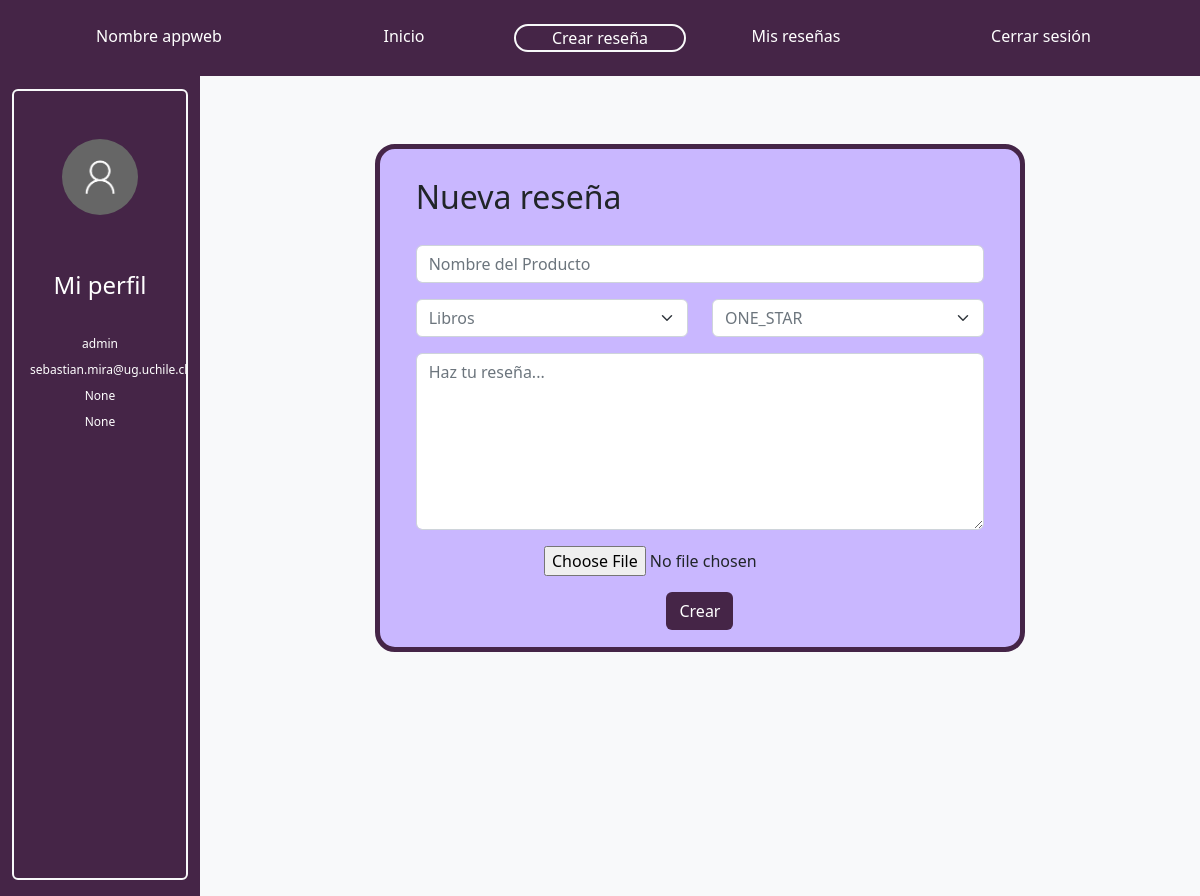
The app's page /createReview/ (signed in) with its own data.
### reviews/models.py (models this page shows, shortened)
class User(AbstractUser):
   birthdate = models.DateField(null=True, blank=True)
   country = models.CharField(max_length=50,  blank=True, null=True)

### reviews/views.py (the view)
# urls.py: path('createReview/', views.CreateReview, name='CreateReview'),
def CreateReview(request):
    if request.user.is_authenticated:
        if request.method == 'POST':
            form = CreateReviewForm(request.POST, request.FILES)
            if form.is_valid() and request.user.is_authenticated:
                product_name = form.cleaned_data["product_name"] # Nombre del producto
                content = form.cleaned_data["content"] # Contenido de la review
                category = form.cleaned_data["category"] # Categoría
                punctuation = form.cleaned_data["punctuation"] # Puntuación
                image = request.FILES['object_image']
                review = Review(product_name=product_name, category=category, content=content, punctuation=punctuation, author_nickname=request.user, object_image=image)
                review.save()
                return redirect('/ShowReviews/')
        else:
            form = CreateReviewForm()
        return render(request, 'reviews/CreateReview.html', {'form': form})
    else:
            return redirect('/login/')

### reviews/forms.py
class CreateReviewForm(forms.Form):
    product_name = forms.CharField(label="Nombre del Producto", required=True, widget=forms.TextInput(attrs={'placeholder':'Nombre del Producto', 'class': 'form-control'}))
    content = forms.CharField(label='Haz tu reseña...', widget=forms.Textarea(attrs={'placeholder':'Haz tu reseña...', 'class': 'form-control h-50'}), max_length=500)
    category = forms.ChoiceField(label='Select a country', widget=forms.Select(attrs={'class': 'form-select text-muted'}), choices=[(category['id'], category['name']) for category in categories],  required=True)
    PUNCTUATIONS=[
       ("1", "ONE_STAR"),
       ("2", "TWO_STARS"),
       ("3", "THREE_STARS"),
       ("4", "FOUR_STARS"),
       ("5", "FIVE_STARS"),
    ]
    punctuation = forms.ChoiceField(label="Puntuacion", widget=forms.Select(attrs={'class': 'form-select text-muted'}),choices=PUNCTUATIONS)
    object_image = forms.ImageField(label="Imagen del producto...")

### reviews/templates/reviews/CreateReview.html (shortened to what this page needs)
<!DOCTYPE html>
{% load static %}
<html lang="en">
<head>
    <link href="https://cdn.jsdelivr.net/npm/bootstrap@5.2.0/dist/css/bootstrap.min.css" rel="stylesheet"></head>
    <link rel="stylesheet" type="text/css" href="{% static 'reviews/styles.css' %}">
</head>
<body>
    <nav class="navbar-expand fixed-top">
        <div class="p-4 morado-oscuro container-fluid">
          <div class="row row-cols-auto text-center">
            {% if user.is_authenticated %}
            <div class="col-3">
              <a class="text-white navbar-brand" href="{% url 'ShowReviews' %}">Nombre appweb</a>
            </div>
            {%else%}
            <div class="col-2">
                <a class="text-white navbar-brand" href="{% url 'ShowReviews' %}">Nombre appweb</a>
              </div>
            {%endif%}
            <div class="col-2">
              <a class="text-white nav-link" href="{% url 'ShowReviews' %}">Inicio</a>
            </div>
            <div class="col-2">
                <a class="text-white nav-link border border-2 border-light rounded-pill" href="{% url 'CreateReview' %}">Crear reseña</a>
            </div>
            <div class="col-2">
              <a class="text-white nav-link" href="{% url 'myReviews' %}">Mis reseñas</a>
            </div>
            {% if user.is_authenticated %}
            <div class="col-3">
                <a class="text-white nav-link" href="{% url 'logout' %}">Cerrar sesión</a>
            </div>
            {%endif%}
          </div>
        </div>
      </nav>
      <div class="container-fluid min-vh-100 contenido pt-5">
        <div class="row row-cols-auto">
          <div class="col-2 morado-oscuro contenido2 py-3">
            <div class="h-100 border border-2 rounded border-light">
              <div class="row p-5 justify-content-center">
                <img src="{% static 'reviews/user.png' %}" class="rounded-circle img-fluid">
              </div>
              <div class="row text-white text-center m-1">
                <div class="pb-2 fs-4">Mi perfil</div>
                <div class="container-fluid justify-content-center">
                  <div style="font-size: 12px;" class="row row-cols-1">
                    <div class="col mt-2">{{ user.username }}</div>
                    <div class="col mt-2">{{ user.email }}</div>
                    <div class="col mt-2">{{ user.birthdate }}</div>
                    <div class="col mt-2">{{ user.country }}</div>
                  </div>
                </div>
              </div>
            </div>
            </div>
          <div class="col-10 bg-light">
            <div class="container-fluid contenido pt-5">
        <div class="row row-cols-auto min-vh-100">
          <div class="col-2">
          </div>
          <div class="col-8 py-5">
            <div class="row row-cols-1 borde morado-claro p-4">
              <form style="height: 450px;" method="post" enctype="multipart/form-data">
              <div class="col fs-2">
                Nueva reseña
              </div>
              <div class="col">
                <div class="mb-3 pt-4">
                  {{ form.product_name }}
                </div>
                <div style="height: 50%;" class="row">
                  <div class="col-6">
                    {{ form.category }}
                  </div>
                  <div class="col-6">
                      {{ form.punctuation }}
                </div>
                <div class="pt-3 text-center">
                  {{ form.content }}
                <div class="pt-3">
                  {{ form.object_image}}
                </div>
                  <button type="submit" class="btn text-white mt-3 mb-0 morado-oscuro">Crear</button>
                </div>
              </div>
            </div></form>
          </div>
      </div>
          </div>
        </div>
    </div>
</body>
</html>

### reviews/static/reviews/styles.css (style rules this page uses)
.borde { border-radius: 20px; border-style: solid; border-color: #452547; border-width: thick; }
.morado-oscuro { background-color:#452547; }
.morado-claro { background-color:#c9b7ff; }
.contenido { padding-top:88px; }
.contenido2 { margin-top:25px; }

### records on screen
User: username "admin", email "sebastian.mira@ug.uchile.cl", birthdate "None", country "None"
